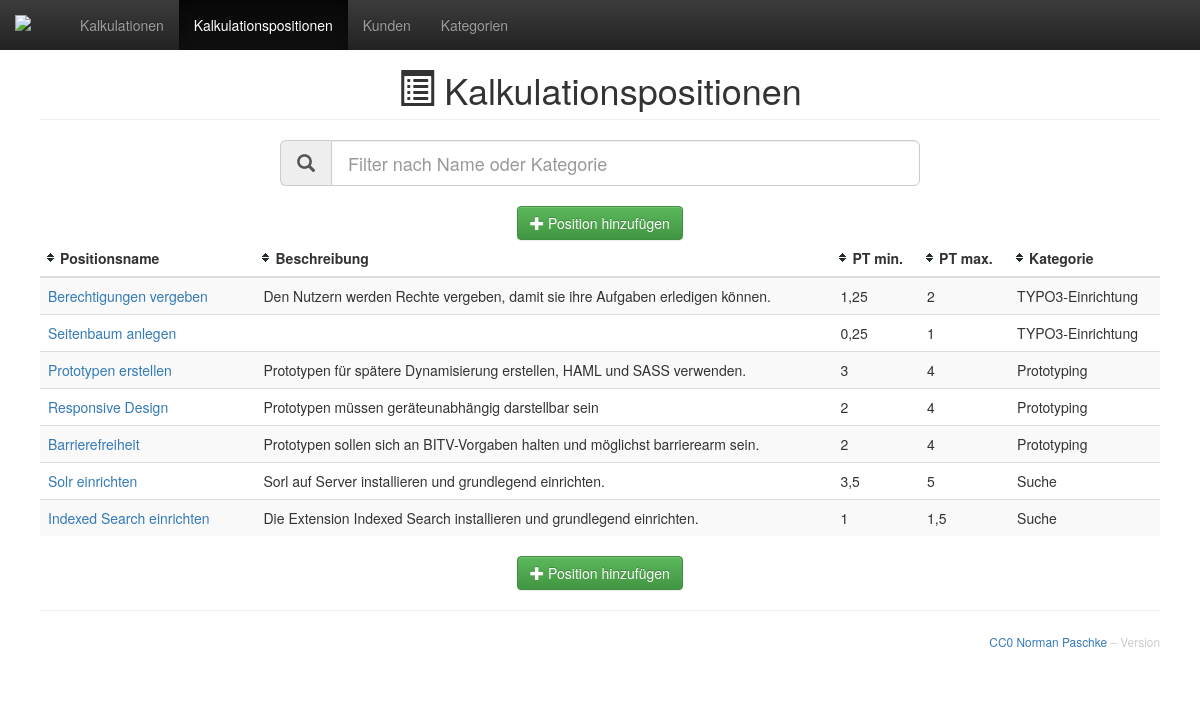
The app's page /?controller=item&action=index with its own data.
### tables this page shows
CREATE TABLE `item` (
  `id` int(6) unsigned NOT NULL auto_increment,
  `name` varchar(128) NOT NULL,
  `description` text(1000),
  `tmin` float(6,3) unsigned NOT NULL DEFAULT '0',
  `tmax` float(6,3) unsigned NOT NULL DEFAULT '0',
  `category` int(6) unsigned NOT NULL,
  PRIMARY KEY (`id`),
  CONSTRAINT `fk_category` FOREIGN KEY (`category`) REFERENCES category(`id`)
);

CREATE TABLE `category` (
  `id` int(6) unsigned NOT NULL auto_increment,
  `name` varchar(128) NOT NULL,
  PRIMARY KEY (`id`)
);

### Classes/Controllers/item.controller.php (called while the page is built, shortened)
<?php
class ItemController {
	public function index() {
		$items = Item::all();
		require_once "Classes/Views/listItem.php";
	}
}
?>

### index.php (called while the page is built, shortened)
<?php
require_once "Classes/Views/layout.php";

### Classes/Models/item.model.php (called while the page is built, shortened)
<?php
class Item {
	public static function all() {
		global $db;
		$st = $db->prepare("SELECT * FROM item ORDER BY 'category' DESC");
		$st->execute($arr);
		$items = $st->fetchAll(PDO::FETCH_CLASS, "Item");
		return $items;
	}
	public static function getCategory($id) {
		global $db;
		$id = intval($id);
		$st = $db->prepare("SELECT * FROM category WHERE id=:id");
		$st->execute(array('id' => $id));
		$customer = $st->fetch(PDO::FETCH_OBJ);
		return $customer;
	}
}
?>

### Classes/Views/listItem.php (the view, shortened to what this page needs)
<?php echo pageHeader('Kalkulationspositionen', 'glyphicon-list-alt') ?>
<div id="items">
	<form class="filterform center-block">
		<div class="input-group input-group-lg">
			<div class="input-group-addon"><span class="glyphicon glyphicon-search"></span></div>
			<input class="search form-control" placeholder="Filter nach Name oder Kategorie" type="text"/>
		</div>
	</form>
	<div class="text-center">
		<a class="btn btn-success" href="/?controller=item&action=add"><span class="glyphicon glyphicon-plus"></span> Position hinzufügen</a>
	</div>
	<div class="table-responsive">
		<table class="table table-striped table-hover table-sort">
			<thead>
				<tr>
					<th>Positionsname</th>
					<th>Beschreibung</th>
					<th>PT min.</th>
					<th>PT max.</th>
					<th>Kategorie</th>
				</tr>
			</thead>
			<tbody class="list">
				<?php foreach($items as $item) { ?>
				<tr>
					<td class="title">
						<a class="edit" title="Bearbeiten" href="/?controller=item&action=show&id=<?php echo $item->id ?>">
							<?php echo $item->name ?>
						</a>
					</td>
					<td>
						<?php echo nl2br($item->description) ?>
					</td>
					<td>
						<?php echo pt($item->tmin) ?>
					</td>
					<td>
						<?php echo pt($item->tmax) ?>
					</td>
					<td class="category">
						<?php echo $item->getCategory($item->category)->name ?>
					</td>
				</tr>
				<?php } ?>
			</tbody>
		</table>
	</div>
</div>
<div class="text-center">
	<a class="btn btn-success" href="/?controller=item&action=add"><span class="glyphicon glyphicon-plus"></span> Position hinzufügen</a>
</div>

### Classes/functions.php (shortened to what this page needs)
<?php
function iconTitle($title = '', $icon = '') {
	if($title) {
		if($icon) {
			$iconTitle = '<i class="glyphicon '.$icon.'"></i> '.$title;
		}
	}
	return $iconTitle;
}
function pageHeader($title = '', $icon = '') {
	if($title && $icon) {
		$title = iconTitle($title, $icon);
		$pageHeader = '<h1 class="page-header">'.$title.'</h1>';
	}
	return $pageHeader;
}
function pt($number) {
	echo rtrim(number_format($number,3,',',''),'0'.',');
	return;
}

### Resources/Public/Stylesheets/style.css (style rules this page uses)
body { min-width: 320px; padding-top: 50px; }
h1 { font-size: 24px; }
@media (min-width: 768px) { h1 { font-size: 36px; text-align: center; } }
.main .page-header { margin-top: 0; }
.filterform { margin-bottom: 20px; max-width: 640px; }
table.table-sort thead tr .header { background-image: url(../Images/bg.gif); background-repeat: no-repeat; background-position: center left; cursor: pointer; padding-left: 20px; }

### records on screen
item: name "Berechtigungen vergeben", description "Den Nutzern werden Rechte vergeben, damit sie ihre Aufgaben erledigen können.", tmin "1,25 2", category.name "TYPO3-Einrichtung"
item: name "Seitenbaum anlegen", tmin "0,25 1", category.name "TYPO3-Einrichtung"
item: name "Prototypen erstellen", description "Prototypen für spätere Dynamisierung erstellen, HAML und SASS verwenden.", tmin "3 4", category.name "Prototyping"
item: name "Responsive Design", description "Prototypen müssen geräteunabhängig darstellbar sein", tmin "2 4", category.name "Prototyping"
item: name "Barrierefreiheit", description "Prototypen sollen sich an BITV-Vorgaben halten und möglichst barrierearm sein.", tmin "2 4", category.name "Prototyping"
item: name "Solr einrichten", description "Sorl auf Server installieren und grundlegend einrichten.", tmin "3,5 5", category.name "Suche"
item: name "Indexed Search einrichten", description "Die Extension Indexed Search installieren und grundlegend einrichten.", tmin "1 1,5", category.name "Suche"

### other values on screen
$title "Kalkulationspositionen"
